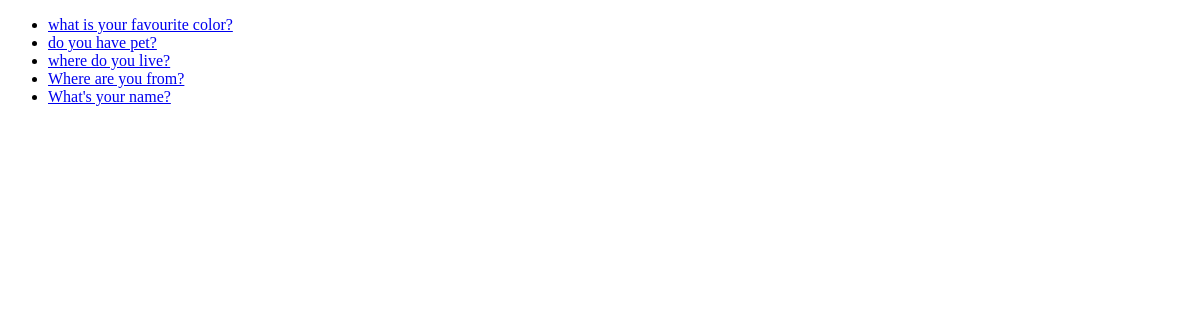
/polls/, run on an earlier commit of the app's database.
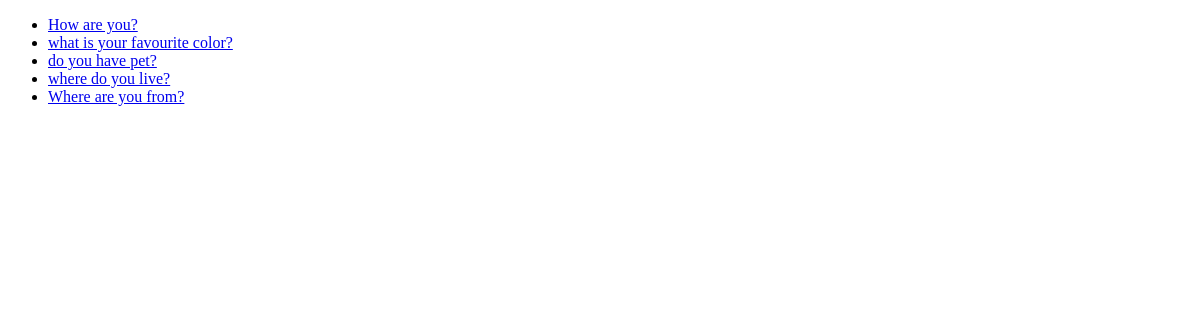
And on a later commit of the database.
### polls/models.py (models this page shows, shortened)
class Question(models.Model):
    question_text = models.CharField(max_length=200)
    pub_date = models.DateTimeField('date published')

### polls/views.py (the view)
# urls.py: path('', views.index, name='index'),
def index(request):
    latest_question_list = Question.objects.order_by('-pub_date')[:5]
    context = {'latest_question_list': latest_question_list}
    return render(request, 'polls/index.html', context)

### polls/templates/polls/index.html (shortened to what this page needs)
<!DOCTYPE html>
<html lang="en">
<head>
</head>
<body>
    {% if latest_question_list %}
        <ul>
        {% for question in latest_question_list %}
            <li><a href="{% url 'polls:detail' question.id %}">{{ question.question_text }}</a></li>
        {% endfor %}
        </ul>
    {% else %}
        <p>No polls are available.</p>
    {% endif %}
</body>
</html>

What changed in the data, as far as the page shows it:
no longer on this page (row unchanged): Question: question_text "What's your name?"
added Question: question_text "How are you?"
